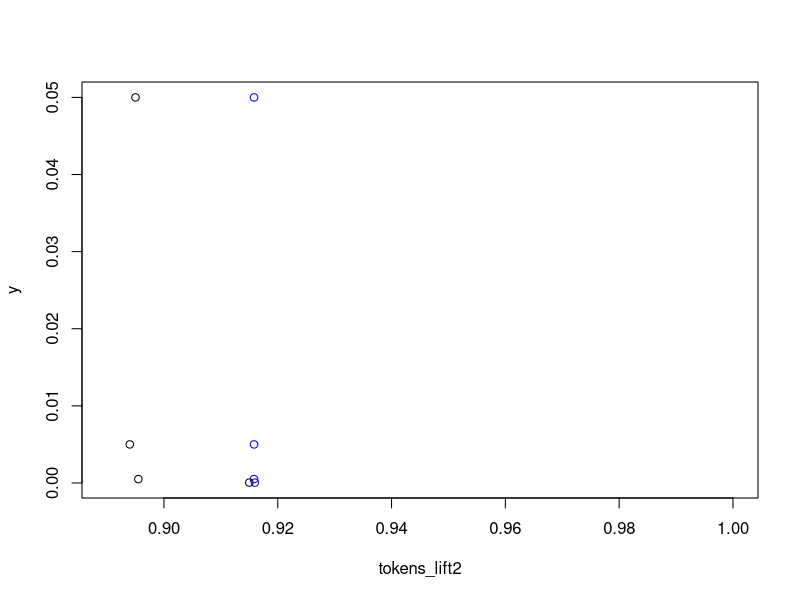
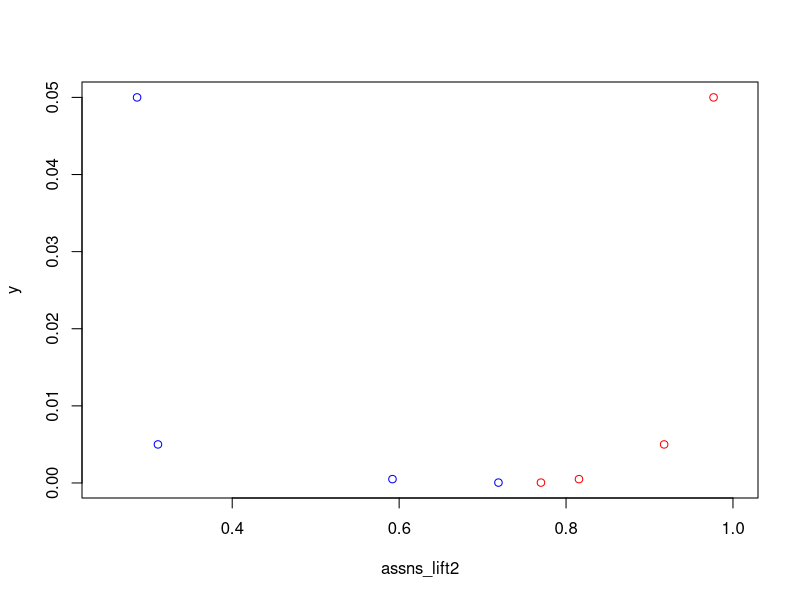

Write the R code that produced these figures, in order.
#results

y <- c(0.05,0.005, 0.0005, 0.00005)


tokens_lift2 <- c(0.895,0.894, 0.8955, 0.915)
assns_lift2 <- c(0.286, 0.311, 0.592, 0.719)

tokens_lift10 <- c(0.915836392,0.915836392,0.915836392, 0.915967488)
assns_lift10 <- c(0.976754318,0.917535263,0.815477973,0.769899621)

plot(tokens_lift2, y,  col = 'black', xlim = c(0.89,1))

points(tokens_lift10, y, col = 'blue')


plot(assns_lift2, y, xlim = c(0.25,1), col= "blue")
points(assns_lift10,y, col = "red")
